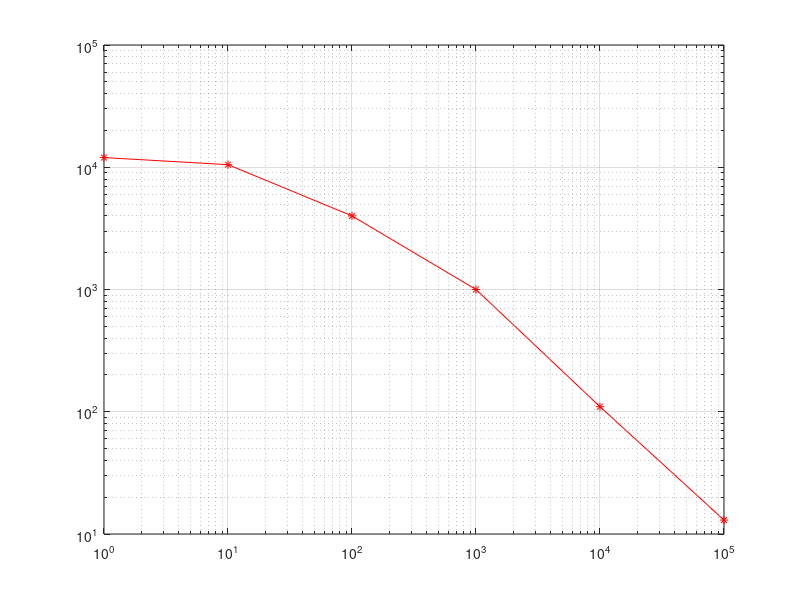

This figure's MATLAB source: (Note: this script raises an error after producing the figure.)
%%  Comparative performance of three materials

%%  Metglas
mu0         = 1.25663706e-006;              %   Magnetic permeability of vacuum(~air)
figure;
h    = [1.000 10.00  100.0 1000.0 10000 1.0e5];
mur  = [1.2e4 1.05e4 4.0e3 1.0e3 1.1e2  13.00];
loglog(h, mur, '-*r'); grid on; hold on;
h    = logspace(0, 8, 1000)';
mucoreMET = core00_material_met_froe(h);
loglog(h, mucoreMET, '-b'); 
title('Anhysteretic (absolute) relative permeability as function of field stength at <5 kHz - Metglas')

dmudh       = 1e6*mu0*diff(mucoreMET)./diff(h);
MAXMetGlas = max(abs(dmudh))                %   in mucroHenry per Ampere


%%  M3 steel atan
%   Plots
figure
h       = [1 6  12  25   55.4  57.5  60.7  63.6  97.3  273 1e3  1e4       1e5   1e6  1e7  1e8];
mur     = [7284 7284 7284 7284 7284 9844 13400  15400 12300 4998 1620 200 18    3    1.25   1];
h0      = [55.4  57.5  60.7  63.6  97.3  273];
mur0    = [7284 9844 13400  15400 12300 4998];
loglog(h, mur, '-*r'); grid on; hold on;
loglog(h0, mur0, '-dr', 'LineWidth', 2);
h       = logspace(0, 8, 1000)';
mucoreM3 = core00_material_m3_atan(h);
loglog(h, mucoreM3, '-b', 'LineWidth', 1.5);
title({'Anhysteretic relative permeability as function of field stength at 2 kHz - M3';...
      'thick red: relative premeability from datasheet obtained as bmax./hmax/mu0';...
      'thin red curve: an attempt to extrapolate data';...
      'blue - inverse tangent approximation b = 1.5*atan(h/1e2) + mu0*h'});

dmudh       = 1e6*mu0*diff(mucoreM3)./diff(h);
MAXM3 = max(abs(dmudh))                %   in mucroHenry per Ampere

%%  M3 steel froe
%   Plots
figure
h       = [1 6  12  25   55.4  57.5  60.7  63.6  97.3  273 1e3  1e4       1e5   1e6  1e7  1e8];
mur     = [7284 7284 7284 7284 7284 9844 13400  15400 12300 4998 1620 200 18    3    1.25   1];
h0      = [55.4  57.5  60.7  63.6  97.3  273];
mur0    = [7284 9844 13400  15400 12300 4998];
loglog(h, mur, '-*r'); grid on; hold on;
loglog(h0, mur0, '-dr', 'LineWidth', 2);
h       = logspace(0, 8, 1000)';
mucoreM3 = core00_material_m3_froe(h);
loglog(h, mucoreM3, '-b', 'LineWidth', 1.5);
title({'Anhysteretic relative permeability as function of field stength at 2 kHz - M3 _Froelich';...
      'thick red: relative premeability from datasheet obtained as bmax./hmax/mu0';...
      'thin red curve: an attempt to extrapolate data';...
      'blue - Froelich'});
  
dmudh       = 1e6*mu0*diff(mucoreM3)./diff(h);
MAXM3 = max(abs(dmudh))                %   in mucroHenry per Ampere

% %%  M3 steel corrected (Martin)
% mu0     = 1.25663706e-006;              %   Magnetic permeability of vacuum(~air)
% hmax    = [55.4   57.5  60.7  63.6  97.3  273];
% bmax    = [0.502 0.703  1.01  1.21  1.50  1.70];
% mur     = bmax./hmax/mu0;
% loglog(hmax, mur, '-*b'); grid on;
% mur     = [7211   9729  13241  15140  12268  4955];
% %   Checks!!

%%  Generic and all together
figure
h           = logspace(0, 8, 1000)';
mucoreG      = core00_material_gen_atan(h);
loglog(h, mucoreG, '-r'); hold on;
loglog(h, mucoreM3, '-g'); hold on;
loglog(h, mucoreMET, '-b'); hold on;
title('Anhysteretic (absolute) relative permeability as function of field stength - Generic')

dmudh       = 1e6*mu0*diff(mucoreG)./diff(h);
MAXGeneric = max(abs(dmudh))                %   in mucroHenry per Ampere

